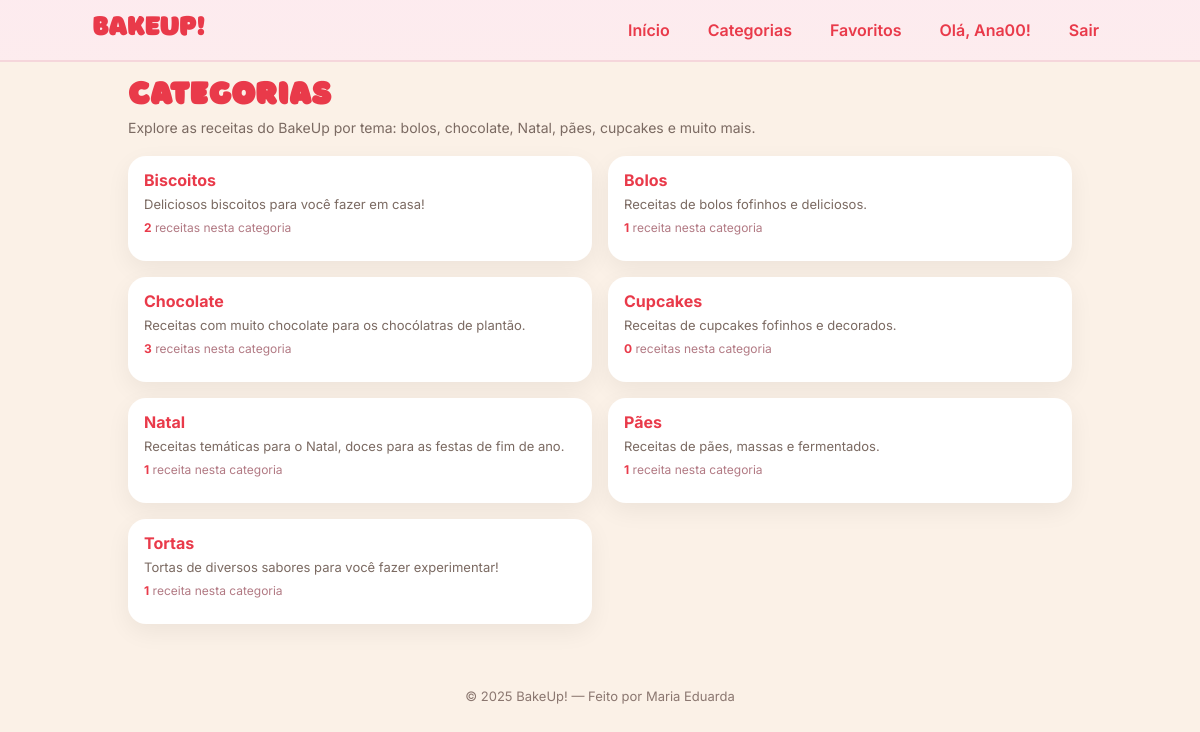
Screenshot of /categorias/ (signed in) with the database file from the repository.
### blog/models.py (models this page shows, shortened)
class Category(models.Model):
    name = models.CharField("Nome", max_length=100, unique=True)
    description = models.TextField("Descrição", blank=True)
    class Meta:
        verbose_name = "Categoria"
        verbose_name_plural = "Categorias"
        ordering = ["name"]

### blog/views.py (the view)
# urls.py: path('categorias/', CategoryListView.as_view(), name='category_list'),
class CategoryListView(ListView):
    model = Category
    template_name = 'blog/category_list.html'
    context_object_name = 'categories'
    ordering = ['name']

### templates/blog/category_list.html (shortened to what this page needs)
{% extends "base.html" %}
{% load static %}
{% block content %}
<section class="bk-cat-page">
  <h1 class="bk-cat-title">Categorias</h1>
  <p class="bk-cat-subtitle">
    Explore as receitas do BakeUp por tema: bolos, chocolate, Natal, pães, cupcakes e muito mais.
  </p>
  {% if categories %}
    <div class="bk-cat-grid">
      {% for category in categories %}
        <article class="bk-cat-card">
          <a href="{% url 'blog:category_detail' category.pk %}" class="bk-cat-name">
            {{ category.name }}
          </a>
          {% if category.description %}
            <p class="bk-cat-description">
              {{ category.description }}
            </p>
          {% endif %}
          <p class="bk-cat-meta">
            <strong>{{ category.posts.count }}</strong>
            {% if category.posts.count == 1 %}
              receita nesta categoria
            {% else %}
              receitas nesta categoria
            {% endif %}
          </p>
        </article>
      {% endfor %}
    </div>
  {% else %}
    <p>Não há categorias cadastradas ainda.</p>
  {% endif %}
</section>
{% endblock %}

### templates/base.html (shortened to what this page needs)
{% load static %}
<!doctype html>
<html lang="pt-BR">
<head>
</head>
<body>
  <header class="nav">
    <div class="nav-inner">
      <a class="logo" href="{% url 'blog:post_list' %}">BAKEUP!</a>
      <nav class="menu">
        <a href="{% url 'blog:post_list' %}">Início</a>
        <a href="{% url 'blog:category_list' %}">Categorias</a>
        <a href="{% url 'blog:favorites_list' %}">Favoritos</a>
        {% if user.is_authenticated %}
          <span class="menu-user">Olá, {{ user.username }}!</span>
          <form action="{% url 'blog:logout' %}" method="post">
            <button type="submit" class="menu-logout-btn">
              Sair
            </button>
          </form>
        {% else %}
          <a href="{% url 'login' %}">Login</a>
        {% endif %}
      </nav>
    </div>
  </header>
  {% block content %}{% endblock %}
  <footer>© {% now "Y" %} BakeUp! — Feito por Maria Eduarda</footer>
</body>
</html>

### templates/base.html (style rules this page uses)
:root { --bg:#fbf1e7; --ink:#e93a4a; --text:#5a4b44; --muted:#7b6a62; --chip:#ffe6ed; --card:#ffffff; --radius:22px; --shadow:0 8px 24px rgba(0,0,0,.06); }
* { box-sizing:border-box }
html,body { margin:0 }
body { background:var(--bg); font-family:Inter,system-ui,Segoe UI,Arial; color:var(--text) }
.nav { position:sticky; top:0; z-index:20; background:linear-gradient(#fdebeff5,#fdebefd8); border-bottom:2px solid #f5d6db }
.nav-inner { max-width:1050px; margin:auto; padding:14px 18px; display:flex; align-items:center; gap:18px }
.logo { font-family:"Boorsok",cursive; font-weight:50; font-size:28px; color:var(--ink); text-decoration:none }
.menu { display:flex; gap:22px; margin-left:auto; align-items:center; }
.menu a { text-decoration:none; color:#e93a4a; font-weight:600; padding:6px 8px; border-radius:12px }
.menu .menu-user { font-weight:600; color:#e93a4a; padding:6px 8px; border-radius:12px; }
.menu form { margin:0; }
.menu button.menu-logout-btn { background:none; border:none; cursor:pointer; font:inherit; color:#e93a4a; font-weight:600; padding:6px 8px; border-radius:12px; }
footer { text-align:center; padding:24px 18px 36px; color:#8b7770; font-size:13px }

### templates/blog/category_list.html (style rules this page uses)
.bk-cat-page { max-width: 980px; margin: 26px auto 40px; padding: 0 18px; }
.bk-cat-title { font-family: "Boorsok","Baloo 2",cursive; font-size: 32px; color:#e93a4a; margin: 0 0 10px; letter-spacing: 1.2px; font-size: 200; }
.bk-cat-subtitle { margin:0 0 20px; font-size:14px; color:#7b6a62; }
.bk-cat-grid { display:grid; grid-template-columns: repeat(2, minmax(0,1fr)); gap:16px; }
.bk-cat-card { background:#ffffff; border-radius:18px; box-shadow:0 8px 24px rgba(0,0,0,.06); padding:14px 16px; display:flex; flex-direction:column; gap:6px; }
.bk-cat-name { font-size:16px; font-weight:700; color:#e93a4a; text-decoration:none; }
.bk-cat-description { font-size:13px; color:#7b6a62; margin:0; }
.bk-cat-meta { font-size:12px; color:#b27a84; margin-top:2px; }
.bk-cat-meta strong { color:#e93a4a; }

### rows the page displays
Category: name "Biscoitos", description "Deliciosos biscoitos para você fazer em casa!", posts.count "2", shows "receitas nesta categoria"
Category: name "Bolos", description "Receitas de bolos fofinhos e deliciosos.", posts.count "1", shows "receita nesta categoria"
Category: name "Chocolate", description "Receitas com muito chocolate para os chocólatras de plantão.", posts.count "3", shows "receitas nesta categoria"
Category: name "Cupcakes", description "Receitas de cupcakes fofinhos e decorados.", posts.count "0", shows "receitas nesta categoria"
Category: name "Natal", description "Receitas temáticas para o Natal, doces para as festas de fim de ano.", posts.count "1", shows "receita nesta categoria"
Category: name "Pães", description "Receitas de pães, massas e fermentados.", posts.count "1", shows "receita nesta categoria"
Category: name "Tortas", description "Tortas de diversos sabores para você fazer experimentar!", posts.count "1", shows "receita nesta categoria"

### other values shown
{{ user.username }} "Ana00"
